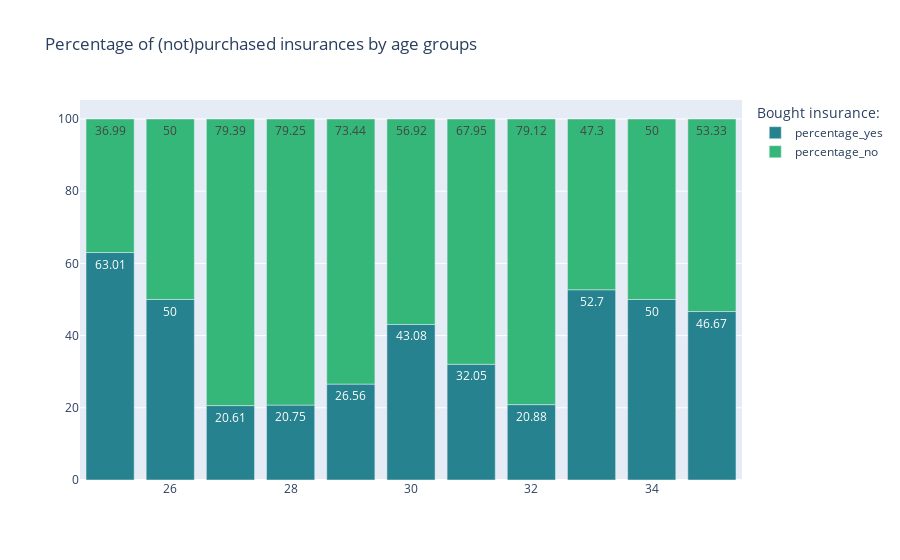

Here is the notebook cell this chart was saved with:
### Code cell
mf.plot_stacked_barchart_plotly(
    age_insurance_perc,
    'age',
    ['percentage_yes', 'percentage_no'],
    'Percentage of (not)purchased insurances by age groups',
    'Bought insurance:',
)

### Figure 1 — Plotly figure (JSON) as saved in the notebook; plotly's stock layout.template omitted (floating-point values rounded to 4 significant figures)
{"data": [{"alignmentgroup": "True", "hovertemplate": "variable=percentage_yes<br>age=%{x}<br>value=%{y}<extra></extra>", "legendgroup": "percentage_yes", "marker": {"color": "#26828e", "pattern": {"shape": ""}}, "name": "percentage_yes", "offsetgroup": "percentage_yes", "orientation": "v", "showlegend": true, "textposition": "auto", "texttemplate": "%{y}", "type": "bar", "x": [25, 26, 27, 28, 29, 30, 31, 32, 33, 34, 35], "xaxis": "x", "y": [63.01, 50, 20.61, 20.75, 26.56, 43.08, 32.05, 20.88, 52.7, 50, 46.67], "yaxis": "y"}, {"alignmentgroup": "True", "hovertemplate": "variable=percentage_no<br>age=%{x}<br>value=%{y}<extra></extra>", "legendgroup": "percentage_no", "marker": {"color": "#35b779", "pattern": {"shape": ""}}, "name": "percentage_no", "offsetgroup": "percentage_no", "orientation": "v", "showlegend": true, "textposition": "auto", "texttemplate": "%{y}", "type": "bar", "x": [25, 26, 27, 28, 29, 30, 31, 32, 33, 34, 35], "xaxis": "x", "y": [36.99, 50, 79.39, 79.25, 73.44, 56.92, 67.95, 79.12, 47.3, 50, 53.33], "yaxis": "y"}], "layout": {"barmode": "relative", "legend": {"title": {"text": "Bought insurance:"}, "tracegroupgap": 0}, "title": {"text": "Percentage of (not)purchased insurances by age groups"}, "xaxis": {"anchor": "y", "domain": [0, 1], "title": {"text": ""}}, "yaxis": {"anchor": "x", "domain": [0, 1], "title": {"text": ""}}}}
